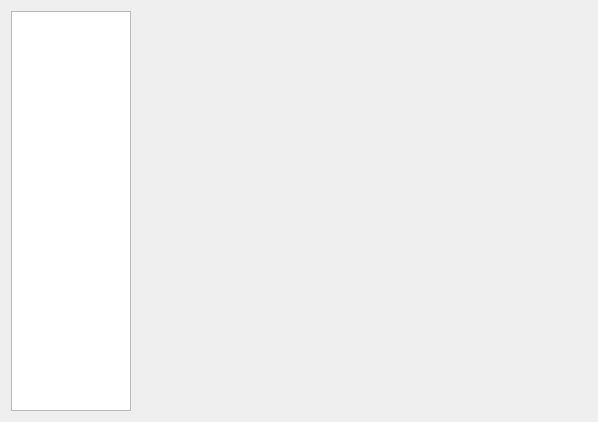
<?xml version="1.0" encoding="UTF-8"?>
<ui version="4.0">
 <class>FormDeviceWidget</class>
 <widget class="QWidget" name="FormDeviceWidget">
  <property name="geometry">
   <rect>
    <x>0</x>
    <y>0</y>
    <width>598</width>
    <height>422</height>
   </rect>
  </property>
  <property name="windowTitle">
   <string>Form</string>
  </property>
  <layout class="QGridLayout" name="gridLayout">
   <item row="0" column="0">
    <widget class="QListWidget" name="listWidget_device">
     <property name="sizePolicy">
      <sizepolicy hsizetype="Fixed" vsizetype="Expanding">
       <horstretch>0</horstretch>
       <verstretch>0</verstretch>
      </sizepolicy>
     </property>
     <property name="minimumSize">
      <size>
       <width>120</width>
       <height>0</height>
      </size>
     </property>
     <property name="maximumSize">
      <size>
       <width>120</width>
       <height>16777215</height>
      </size>
     </property>
    </widget>
   </item>
   <item row="0" column="1">
    <widget class="QStackedWidget" name="stackedWidget_device"/>
   </item>
  </layout>
 </widget>
 <resources/>
 <connections/>
</ui>
